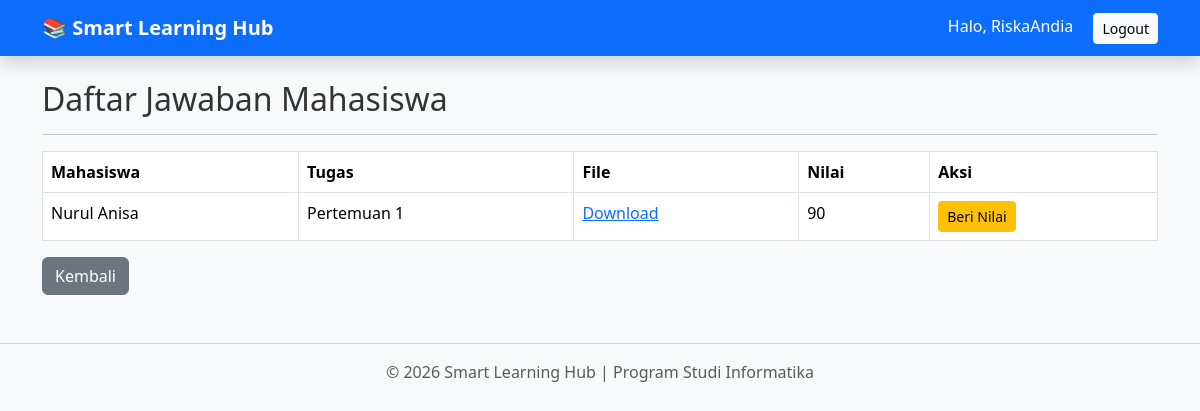
Screenshot of /course/1/jawaban/ (signed in) with the database file from the repository.
### learning/models.py (models this page shows, shortened)
class PengumpulanTugas(models.Model):
    tugas = models.ForeignKey(Tugas, on_delete=models.CASCADE)
    mahasiswa = models.ForeignKey(Mahasiswa, on_delete=models.CASCADE)
    file_jawaban = models.FileField(upload_to='jawaban/')
    tanggal_kumpul = models.DateTimeField(auto_now_add=True)
    nilai = models.IntegerField(blank=True, null=True)

class Mahasiswa(models.Model):
    user = models.OneToOneField(User, on_delete=models.CASCADE)
    nim = models.CharField(max_length=30)
    nama = models.CharField(max_length=100)
    kelas = models.ForeignKey(Kelas, on_delete=models.CASCADE)

class Tugas(models.Model):
    course = models.ForeignKey(Course, on_delete=models.CASCADE)
    judul = models.CharField(max_length=200)
    deskripsi = models.TextField()
    file_tugas = models.FileField(upload_to='tugas/', blank=True, null=True)
    deadline = models.DateTimeField()

### learning/views.py (the view)
@login_required
def daftar_jawaban(request, course_id):
    profile = get_object_or_404(
        Profile,
        user=request.user
    )
    if profile.role != "dosen":
        return redirect("dashboard")
    dosen = get_object_or_404(
        Dosen,
        user=request.user
    )
    course = get_object_or_404(
        Course,
        id=course_id,
        dosen=dosen
    )
    jawaban = PengumpulanTugas.objects.filter(
        tugas__course=course
    ).order_by("-tanggal_kumpul")
    return render(
        request,
        "daftar_jawaban.html",
        {
            "course": course,
            "jawaban": jawaban
        }
    )

### learning/templates/daftar_jawaban.html (shortened to what this page needs)
{% extends 'base.html' %}
{% block content %}
<h2>Daftar Jawaban Mahasiswa</h2>
<hr>
<table class="table table-bordered">
    <tr>
        <th>Mahasiswa</th>
        <th>Tugas</th>
        <th>File</th>
        <th>Nilai</th>
        <th>Aksi</th>
    </tr>
    {% for j in jawaban %}
    <tr>
        <td>{{ j.mahasiswa.nama }}</td>
        <td>{{ j.tugas.judul }}</td>
        <td>
            <a href="{{ j.file_jawaban.url }}">
                Download
            </a>
        </td>
        <td>
            {{ j.nilai|default:"Belum Dinilai" }}
        </td>
        <td>
            <a
                href="{% url 'beri_nilai' j.id %}"
                class="btn btn-warning btn-sm">
                Beri Nilai
            </a>
        </td>
    </tr>
    {% endfor %}
</table>
<a
href="{% url 'detail_course' course.id %}"
class="btn btn-secondary">
Kembali
</a>
{% endblock %}

### learning/templates/base.html (shortened to what this page needs)
{% load static %}
<!DOCTYPE html>
<html lang="id">
<head>
    <link href="https://cdn.jsdelivr.net/npm/bootstrap@5.3.3/dist/css/bootstrap.min.css" rel="stylesheet">
    <link rel="stylesheet" href="{% static 'css/style.css' %}">
</head>
<body class="bg-light">
    <nav class="navbar navbar-expand-lg navbar-dark bg-primary shadow">
        <div class="container">
            <a class="navbar-brand fw-bold" href="{% url 'dashboard' %}">
                📚 Smart Learning Hub
            </a>
            <div class="ms-auto">
                {% if user.is_authenticated %}
                    <span class="text-white me-3">
                        Halo, {{ user.username }}
                    </span>
                    <a href="{% url 'logout' %}" class="btn btn-light btn-sm">
                        Logout
                    </a>
                {% endif %}
            </div>
        </div>
    </nav>
    <div class="container mt-4">
        {% block content %}
        {% endblock %}
    </div>
    <footer class="text-center mt-5 mb-3 text-muted">
        <hr>
        <p>
            © 2026 Smart Learning Hub | Program Studi Informatika
        </p>
    </footer>
</body>
</html>

### learning/static/css/style.css (style rules this page uses)
* { margin:0; padding:0; box-sizing:border-box; }
body { font-family:Segoe UI, Tahoma, Geneva, Verdana, sans-serif; background:#f4f6f9; color:#333; }

### rows the page displays
PengumpulanTugas: mahasiswa.nama "Nurul Anisa", tugas.judul "Pertemuan 1", nilai "90"

### other values shown
{{ user.username }} "RiskaAndia"
